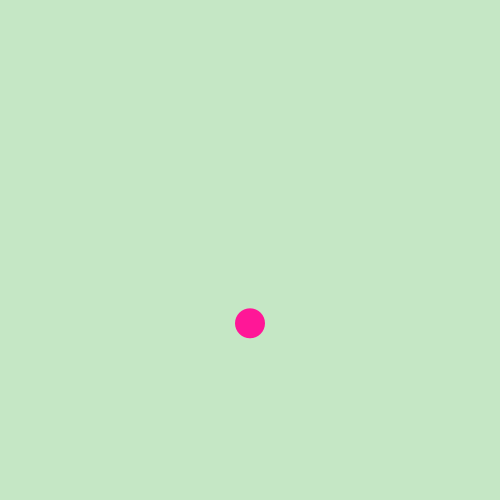
Frame 1 (no input)
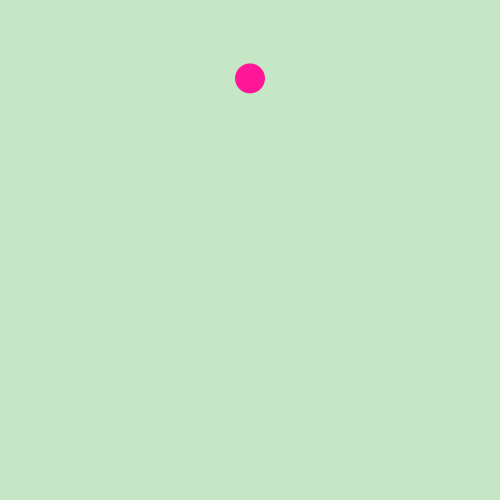
Frame 60 (the mouse pressed at the canvas centre just before this capture)
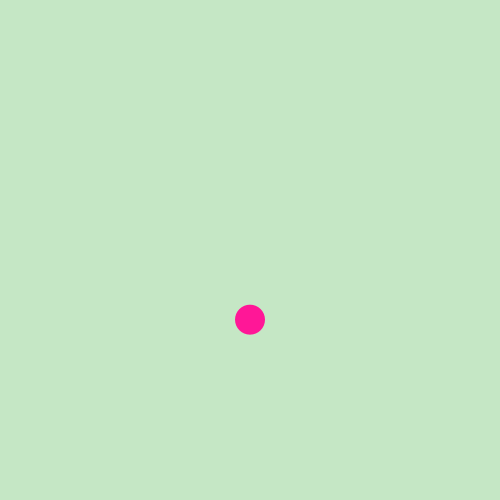
Frame 120 (the mouse held since frame 60 and released just before this capture)

The Processing sketch that drew these frames (run headless with seeded random() and noise(); from frame 60 on, the mouse is pressed at the canvas centre):

// Processing sketch: random_ball
// ── random_ball.pde
/*

Creative Coding for Artists Workshop by Liu Chang
June 10th 2017
@Currents New Media Festival, Santa Fe, New Mexico
 
Below is a code example for the exercise section.
Only for education purpose.

Github Repo: https://github.com/CICILIU/Currents-Coding-Workshop
www.liuchang.work
 
*/
void setup() {
  size(500, 500);
}

void draw() {
  background(197, 231, 197);
  noStroke();
  fill(255, 23, 151);
  float y = random(0, height);
  ellipse(width/2, y, 30, 30);
}
